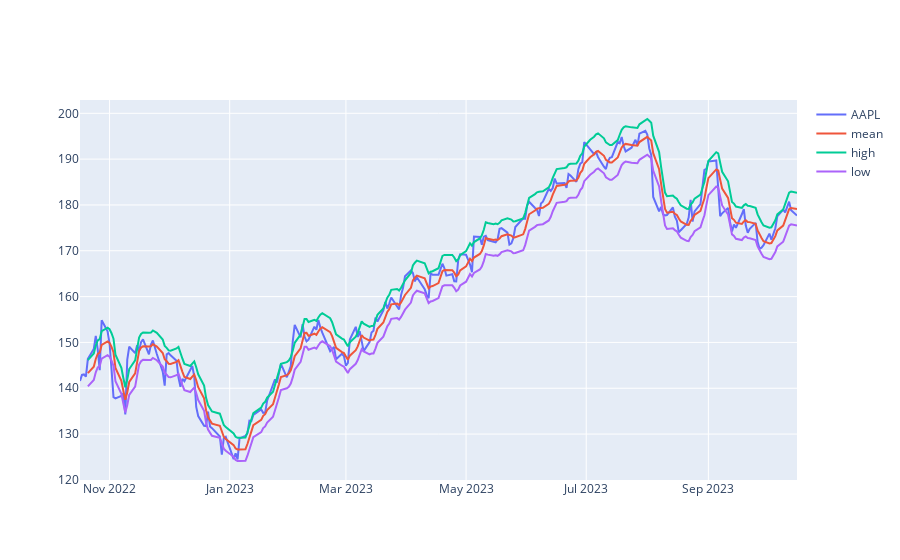

The notebook cell saved with this chart:
### Markdown cell above
Mean reversion strategies rely on the fact that the stock price will always return to the mean at some point, If we buy below the mean and sell above the mean we can hope to make profit, the further the stock price moves from the mean the more likely you are to take a profit as it is more likely to go back. However we cant do this every time it drops below otherwise we will incur trading fees larger than the stock movement so the differnece has to be large enough.

Our high and low bands will be defined as a percentage of the rolling mean. Pandas applies the math to all rows so you dont need to iterate over the rows.

### Code cell
stock_data["high"] = stock_data["rolling mean"] * 1.02
stock_data["low"] = stock_data["rolling mean"] * 0.98

fig = go.Figure()

fig.add_trace(go.Line(x=stock_data.index,y=stock_data["Adj Close"], name=TICKER))
fig.add_trace(go.Line(x=stock_data.index,y=stock_data["rolling mean"], name="mean"))
fig.add_trace(go.Line(x=stock_data.index,y=stock_data["high"], name="high"))
fig.add_trace(go.Line(x=stock_data.index,y=stock_data["low"],name="low"))

### Figure 1 — Plotly figure (JSON) as saved in the notebook; plotly's stock layout.template omitted (floating-point values rounded to 4 significant figures; data arrays with more than 128 entries replaced by an {"elided": "..."} marker saying what was removed)
{"data": [{"name": "AAPL", "type": "scatter", "x": {"elided": "251 str values"}, "y": {"elided": "251 float values"}}, {"name": "mean", "type": "scatter", "x": {"elided": "251 str values"}, "y": {"elided": "251 float values"}}, {"name": "high", "type": "scatter", "x": {"elided": "251 str values"}, "y": {"elided": "251 float values"}}, {"name": "low", "type": "scatter", "x": {"elided": "251 str values"}, "y": {"elided": "251 float values"}}], "layout": {}}
